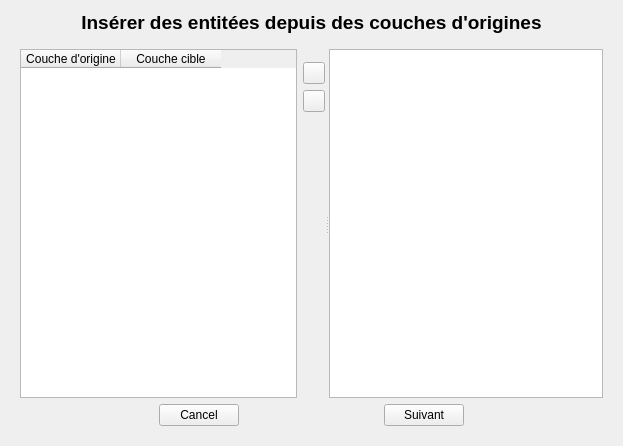
<?xml version="1.0" encoding="UTF-8"?>
<ui version="4.0">
 <class>insert_from_origin_form</class>
 <widget class="QWidget" name="insert_from_origin_form">
  <property name="geometry">
   <rect>
    <x>0</x>
    <y>0</y>
    <width>623</width>
    <height>446</height>
   </rect>
  </property>
  <property name="windowTitle">
   <string>Insérer des entitées depuis des couches d'origines</string>
  </property>
  <layout class="QVBoxLayout" name="verticalLayout_2">
   <item>
    <widget class="QLabel" name="label_3">
     <property name="maximumSize">
      <size>
       <width>16777215</width>
       <height>50</height>
      </size>
     </property>
     <property name="text">
      <string>&lt;html&gt;&lt;head/&gt;&lt;body&gt;&lt;p align=&quot;center&quot;&gt;&lt;span style=&quot; font-size:14pt; font-weight:600;&quot;&gt;Insérer des entitées depuis des couches d'origines&lt;/span&gt;&lt;/p&gt;&lt;/body&gt;&lt;/html&gt;</string>
     </property>
    </widget>
   </item>
   <item>
    <widget class="QStackedWidget" name="stackedWidget">
     <property name="currentIndex">
      <number>0</number>
     </property>
     <widget class="QWidget" name="page">
      <layout class="QVBoxLayout" name="verticalLayout_3">
       <item>
        <widget class="QSplitter" name="splitter">
         <property name="orientation">
          <enum>Qt::Horizontal</enum>
         </property>
         <widget class="QWidget" name="">
          <layout class="QHBoxLayout" name="horizontalLayout_3">
           <item>
            <widget class="QTableWidget" name="tw_paired_layer">
             <column>
              <property name="text">
               <string>Couche d'origine</string>
              </property>
             </column>
             <column>
              <property name="text">
               <string>Couche cible</string>
              </property>
             </column>
            </widget>
           </item>
           <item>
            <layout class="QVBoxLayout" name="verticalLayout">
             <item>
              <spacer name="verticalSpacer">
               <property name="orientation">
                <enum>Qt::Vertical</enum>
               </property>
               <property name="sizeType">
                <enum>QSizePolicy::Fixed</enum>
               </property>
               <property name="sizeHint" stdset="0">
                <size>
                 <width>20</width>
                 <height>13</height>
                </size>
               </property>
              </spacer>
             </item>
             <item>
              <layout class="QHBoxLayout" name="horizontalLayout">
               <item>
                <widget class="QPushButton" name="pd_add">
                 <property name="maximumSize">
                  <size>
                   <width>22</width>
                   <height>22</height>
                  </size>
                 </property>
                 <property name="styleSheet">
                  <string notr="true">image: url(:/img/img/add.svg);</string>
                 </property>
                 <property name="text">
                  <string/>
                 </property>
                 <property name="iconSize">
                  <size>
                   <width>16</width>
                   <height>16</height>
                  </size>
                 </property>
                </widget>
               </item>
              </layout>
             </item>
             <item>
              <widget class="QPushButton" name="pb_remove">
               <property name="maximumSize">
                <size>
                 <width>22</width>
                 <height>22</height>
                </size>
               </property>
               <property name="styleSheet">
                <string notr="true">image: url(:/img/img/remove.svg);</string>
               </property>
               <property name="text">
                <string/>
               </property>
              </widget>
             </item>
             <item>
              <spacer name="verticalSpacer_2">
               <property name="orientation">
                <enum>Qt::Vertical</enum>
               </property>
               <property name="sizeHint" stdset="0">
                <size>
                 <width>20</width>
                 <height>40</height>
                </size>
               </property>
              </spacer>
             </item>
            </layout>
           </item>
          </layout>
         </widget>
         <widget class="QTextBrowser" name="textBrowser"/>
        </widget>
       </item>
       <item>
        <layout class="QHBoxLayout" name="horizontalLayout_2">
         <item>
          <spacer name="horizontalSpacer">
           <property name="orientation">
            <enum>Qt::Horizontal</enum>
           </property>
           <property name="sizeHint" stdset="0">
            <size>
             <width>40</width>
             <height>20</height>
            </size>
           </property>
          </spacer>
         </item>
         <item>
          <widget class="QPushButton" name="pb_cancel">
           <property name="text">
            <string>Cancel</string>
           </property>
          </widget>
         </item>
         <item>
          <spacer name="horizontalSpacer_2">
           <property name="orientation">
            <enum>Qt::Horizontal</enum>
           </property>
           <property name="sizeHint" stdset="0">
            <size>
             <width>40</width>
             <height>20</height>
            </size>
           </property>
          </spacer>
         </item>
         <item>
          <widget class="QPushButton" name="pb_next">
           <property name="text">
            <string>Suivant</string>
           </property>
          </widget>
         </item>
         <item>
          <spacer name="horizontalSpacer_3">
           <property name="orientation">
            <enum>Qt::Horizontal</enum>
           </property>
           <property name="sizeHint" stdset="0">
            <size>
             <width>40</width>
             <height>20</height>
            </size>
           </property>
          </spacer>
         </item>
        </layout>
       </item>
      </layout>
     </widget>
     <widget class="QWidget" name="page_2">
      <layout class="QVBoxLayout" name="verticalLayout_4">
       <item>
        <widget class="QSplitter" name="splitter_2">
         <property name="orientation">
          <enum>Qt::Horizontal</enum>
         </property>
         <widget class="QFrame" name="frame_tablewidget">
          <property name="frameShape">
           <enum>QFrame::StyledPanel</enum>
          </property>
          <property name="frameShadow">
           <enum>QFrame::Raised</enum>
          </property>
         </widget>
         <widget class="QTextBrowser" name="textBrowser2"/>
        </widget>
       </item>
       <item>
        <layout class="QHBoxLayout" name="horizontalLayout_4">
         <item>
          <spacer name="horizontalSpacer_4">
           <property name="orientation">
            <enum>Qt::Horizontal</enum>
           </property>
           <property name="sizeHint" stdset="0">
            <size>
             <width>40</width>
             <height>20</height>
            </size>
           </property>
          </spacer>
         </item>
         <item>
          <widget class="QPushButton" name="pb_previous">
           <property name="text">
            <string>Précédent</string>
           </property>
          </widget>
         </item>
         <item>
          <spacer name="horizontalSpacer_5">
           <property name="orientation">
            <enum>Qt::Horizontal</enum>
           </property>
           <property name="sizeHint" stdset="0">
            <size>
             <width>40</width>
             <height>20</height>
            </size>
           </property>
          </spacer>
         </item>
         <item>
          <widget class="QPushButton" name="pb_ok">
           <property name="text">
            <string>Ok</string>
           </property>
          </widget>
         </item>
         <item>
          <spacer name="horizontalSpacer_6">
           <property name="orientation">
            <enum>Qt::Horizontal</enum>
           </property>
           <property name="sizeHint" stdset="0">
            <size>
             <width>40</width>
             <height>20</height>
            </size>
           </property>
          </spacer>
         </item>
        </layout>
       </item>
      </layout>
     </widget>
    </widget>
   </item>
  </layout>
 </widget>
 <resources>
  <include location="ressources.qrc"/>
 </resources>
 <connections/>
</ui>
